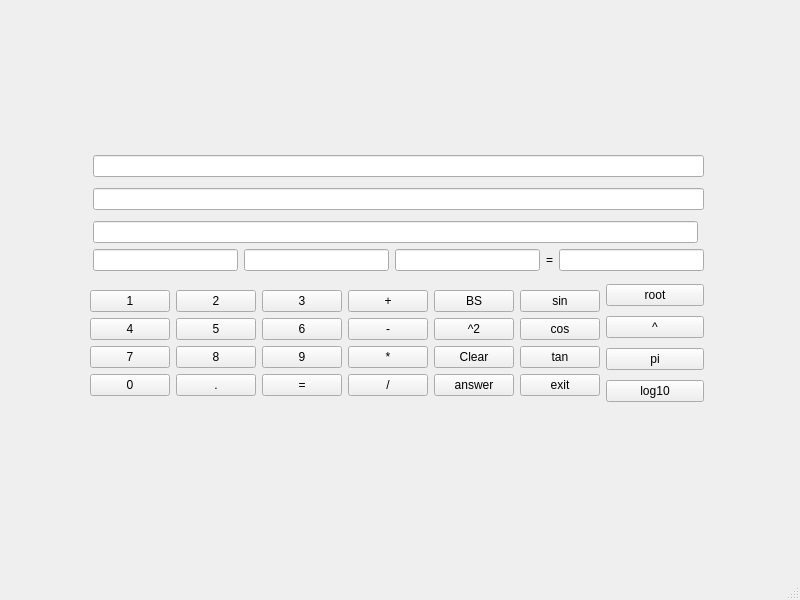
<?xml version="1.0" encoding="UTF-8"?>
<ui version="4.0">
 <class>MainWindow</class>
 <widget class="QMainWindow" name="MainWindow">
  <property name="geometry">
   <rect>
    <x>0</x>
    <y>0</y>
    <width>800</width>
    <height>600</height>
   </rect>
  </property>
  <property name="windowTitle">
   <string>MainWindow</string>
  </property>
  <widget class="QWidget" name="centralwidget">
   <widget class="QWidget" name="">
    <property name="geometry">
     <rect>
      <x>93</x>
      <y>150</y>
      <width>611</width>
      <height>126</height>
     </rect>
    </property>
    <layout class="QGridLayout" name="gridLayout_5">
     <item row="0" column="0">
      <widget class="QLineEdit" name="lineEdit_7"/>
     </item>
     <item row="1" column="0">
      <widget class="QLineEdit" name="lineEdit_6"/>
     </item>
     <item row="2" column="0">
      <layout class="QGridLayout" name="gridLayout_4">
       <item row="0" column="0">
        <layout class="QGridLayout" name="gridLayout_3">
         <item row="0" column="0">
          <widget class="QLineEdit" name="lineEdit_5"/>
         </item>
        </layout>
       </item>
       <item row="1" column="0" colspan="2">
        <layout class="QGridLayout" name="gridLayout_2">
         <item row="0" column="0">
          <widget class="QLineEdit" name="lineEdit_1"/>
         </item>
         <item row="0" column="1">
          <widget class="QLineEdit" name="lineEdit_2"/>
         </item>
         <item row="0" column="4">
          <widget class="QLabel" name="label">
           <property name="text">
            <string>=</string>
           </property>
          </widget>
         </item>
         <item row="0" column="5">
          <widget class="QLineEdit" name="lineEdit_4"/>
         </item>
         <item row="0" column="3">
          <widget class="QLineEdit" name="lineEdit_3"/>
         </item>
        </layout>
       </item>
      </layout>
     </item>
    </layout>
   </widget>
   <widget class="QWidget" name="">
    <property name="geometry">
     <rect>
      <x>90</x>
      <y>280</y>
      <width>614</width>
      <height>126</height>
     </rect>
    </property>
    <layout class="QGridLayout" name="gridLayout_9">
     <item row="3" column="1">
      <widget class="QPushButton" name="pushButton_log">
       <property name="text">
        <string>log10</string>
       </property>
      </widget>
     </item>
     <item row="2" column="1">
      <widget class="QPushButton" name="pushButton_pi">
       <property name="text">
        <string>pi</string>
       </property>
      </widget>
     </item>
     <item row="0" column="0" rowspan="4">
      <layout class="QGridLayout" name="gridLayout_8">
       <item row="0" column="0">
        <layout class="QGridLayout" name="gridLayout_7">
         <item row="0" column="0">
          <layout class="QGridLayout" name="gridLayout">
           <item row="0" column="0">
            <widget class="QPushButton" name="pushButton_1">
             <property name="text">
              <string>1</string>
             </property>
            </widget>
           </item>
           <item row="0" column="1">
            <widget class="QPushButton" name="pushButton_2">
             <property name="text">
              <string>2</string>
             </property>
            </widget>
           </item>
           <item row="0" column="2">
            <widget class="QPushButton" name="pushButton_3">
             <property name="text">
              <string>3</string>
             </property>
            </widget>
           </item>
           <item row="0" column="3">
            <widget class="QPushButton" name="pushButton_plus">
             <property name="text">
              <string>+</string>
             </property>
            </widget>
           </item>
           <item row="1" column="0">
            <widget class="QPushButton" name="pushButton_4">
             <property name="text">
              <string>4</string>
             </property>
            </widget>
           </item>
           <item row="1" column="1">
            <widget class="QPushButton" name="pushButton_5">
             <property name="text">
              <string>5</string>
             </property>
            </widget>
           </item>
           <item row="1" column="2">
            <widget class="QPushButton" name="pushButton_6">
             <property name="text">
              <string>6</string>
             </property>
            </widget>
           </item>
           <item row="1" column="3">
            <widget class="QPushButton" name="pushButton_minus">
             <property name="text">
              <string>-</string>
             </property>
            </widget>
           </item>
           <item row="2" column="0">
            <widget class="QPushButton" name="pushButton_7">
             <property name="text">
              <string>7</string>
             </property>
            </widget>
           </item>
           <item row="2" column="1">
            <widget class="QPushButton" name="pushButton_8">
             <property name="text">
              <string>8</string>
             </property>
            </widget>
           </item>
           <item row="2" column="2">
            <widget class="QPushButton" name="pushButton_9">
             <property name="text">
              <string>9</string>
             </property>
            </widget>
           </item>
           <item row="2" column="3">
            <widget class="QPushButton" name="pushButton_mul">
             <property name="text">
              <string>*</string>
             </property>
            </widget>
           </item>
           <item row="3" column="2">
            <widget class="QPushButton" name="pushButton_equr">
             <property name="text">
              <string>=</string>
             </property>
            </widget>
           </item>
           <item row="3" column="3">
            <widget class="QPushButton" name="pushButton_div">
             <property name="text">
              <string>/</string>
             </property>
            </widget>
           </item>
           <item row="3" column="0">
            <widget class="QPushButton" name="pushButton_0">
             <property name="text">
              <string>0</string>
             </property>
            </widget>
           </item>
           <item row="3" column="1">
            <widget class="QPushButton" name="pushButton_dot">
             <property name="text">
              <string>.</string>
             </property>
            </widget>
           </item>
          </layout>
         </item>
         <item row="0" column="1">
          <layout class="QFormLayout" name="formLayout">
           <item row="0" column="0">
            <widget class="QPushButton" name="pushButton_BS">
             <property name="text">
              <string>BS</string>
             </property>
            </widget>
           </item>
           <item row="1" column="0">
            <widget class="QPushButton" name="pushButton_squair">
             <property name="text">
              <string>^2</string>
             </property>
            </widget>
           </item>
           <item row="2" column="0">
            <widget class="QPushButton" name="pushButton_clear">
             <property name="text">
              <string>Clear</string>
             </property>
            </widget>
           </item>
           <item row="3" column="0">
            <widget class="QPushButton" name="pushButton_ans">
             <property name="text">
              <string>answer</string>
             </property>
            </widget>
           </item>
          </layout>
         </item>
        </layout>
       </item>
       <item row="0" column="1">
        <layout class="QGridLayout" name="gridLayout_6">
         <item row="2" column="0">
          <widget class="QPushButton" name="pushButton_tan">
           <property name="text">
            <string>tan</string>
           </property>
          </widget>
         </item>
         <item row="3" column="0">
          <widget class="QPushButton" name="pushButton_exit">
           <property name="text">
            <string>exit</string>
           </property>
          </widget>
         </item>
         <item row="1" column="0">
          <widget class="QPushButton" name="pushButton_cos">
           <property name="text">
            <string>cos</string>
           </property>
          </widget>
         </item>
         <item row="0" column="0">
          <widget class="QPushButton" name="pushButton_sin">
           <property name="text">
            <string>sin</string>
           </property>
          </widget>
         </item>
        </layout>
       </item>
      </layout>
     </item>
     <item row="1" column="1">
      <widget class="QPushButton" name="pushButton_squire2">
       <property name="text">
        <string>^</string>
       </property>
      </widget>
     </item>
     <item row="0" column="1">
      <widget class="QPushButton" name="pushButton_root">
       <property name="text">
        <string>root</string>
       </property>
      </widget>
     </item>
    </layout>
   </widget>
  </widget>
  <widget class="QMenuBar" name="menubar">
   <property name="geometry">
    <rect>
     <x>0</x>
     <y>0</y>
     <width>800</width>
     <height>22</height>
    </rect>
   </property>
  </widget>
  <widget class="QStatusBar" name="statusbar"/>
 </widget>
 <resources/>
 <connections/>
</ui>
